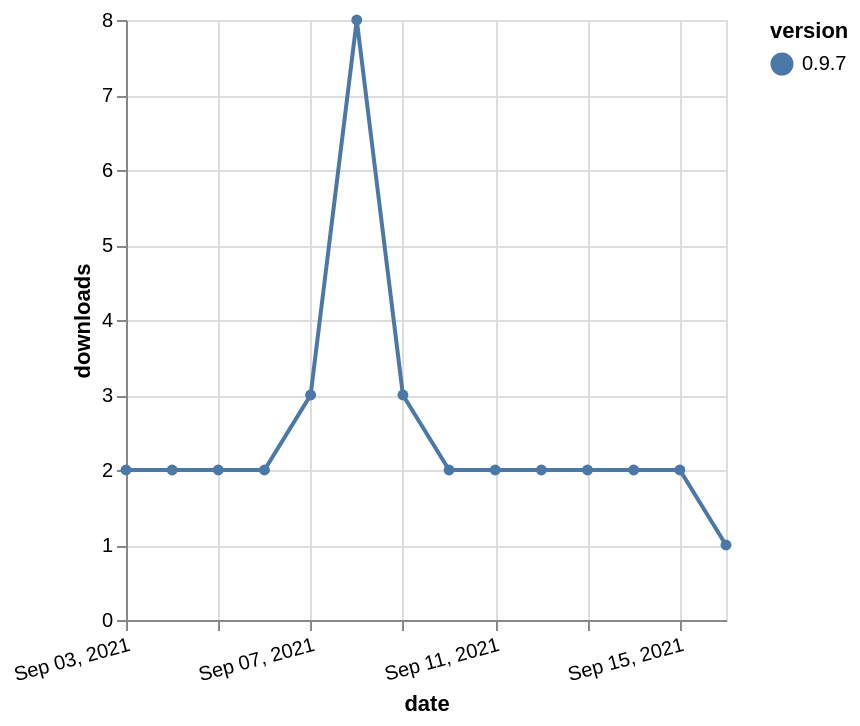

Vega-Lite specification for this chart:
### Vega-Lite specification from a JSON file in a GitHub repository (floating-point values rounded to 4 significant figures)
{"$schema": "https://vega.github.io/schema/vega-lite/v5.json", "description": "A simple bar chart with embedded data.", "data": {"values": [{"date": "2021-09-03", "total": 3875, "delta": 2, "version": "0.9.7"}, {"date": "2021-09-04", "total": 3877, "delta": 2, "version": "0.9.7"}, {"date": "2021-09-05", "total": 3879, "delta": 2, "version": "0.9.7"}, {"date": "2021-09-06", "total": 3881, "delta": 2, "version": "0.9.7"}, {"date": "2021-09-07", "total": 3884, "delta": 3, "version": "0.9.7"}, {"date": "2021-09-08", "total": 3892, "delta": 8, "version": "0.9.7"}, {"date": "2021-09-09", "total": 3895, "delta": 3, "version": "0.9.7"}, {"date": "2021-09-10", "total": 3897, "delta": 2, "version": "0.9.7"}, {"date": "2021-09-11", "total": 3899, "delta": 2, "version": "0.9.7"}, {"date": "2021-09-12", "total": 3901, "delta": 2, "version": "0.9.7"}, {"date": "2021-09-13", "total": 3903, "delta": 2, "version": "0.9.7"}, {"date": "2021-09-14", "total": 3905, "delta": 2, "version": "0.9.7"}, {"date": "2021-09-15", "total": 3907, "delta": 2, "version": "0.9.7"}, {"date": "2021-09-16", "total": 3908, "delta": 1, "version": "0.9.7"}]}, "width": "container", "mark": {"type": "line", "point": {"filled": true}}, "encoding": {"x": {"field": "date", "type": "temporal", "timeUnit": "yearmonthdate", "title": "date", "axis": {"labelAngle": -15}}, "y": {"field": "delta", "type": "quantitative", "title": "downloads"}, "color": {"field": "version", "type": "nominal"}, "tooltip": {"field": "delta"}}}
